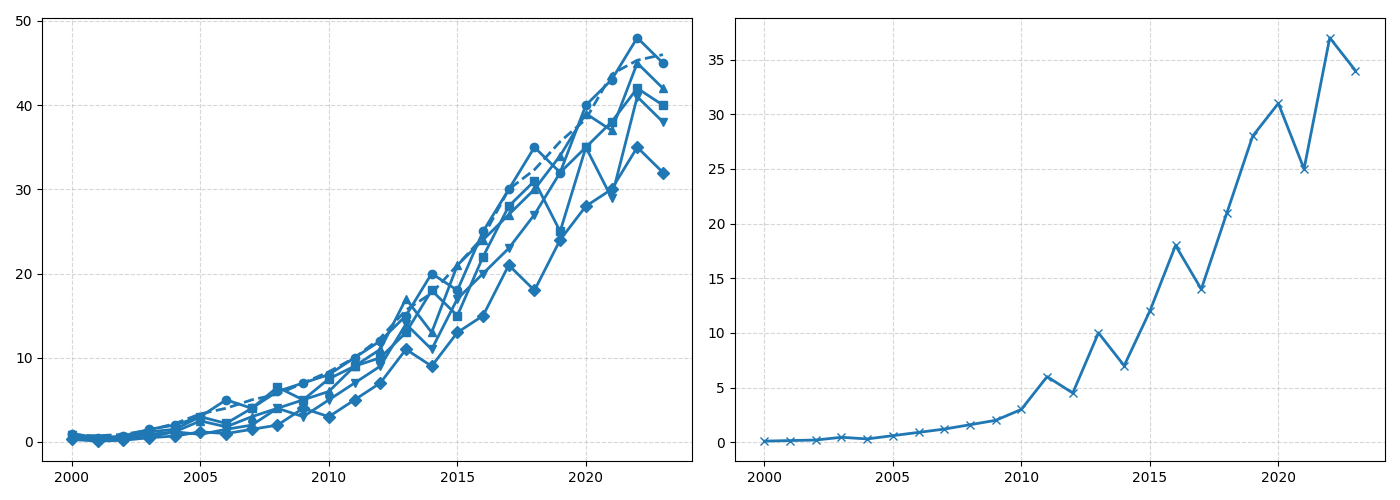

Write the Python code that produced this figure.
import matplotlib.pyplot as plt
import numpy as np
from scipy.ndimage import uniform_filter1d

years = np.arange(2000, 2024)
north_america_speeds = [1, 0.5, 0.7, 1.5, 2, 3, 5, 4, 6, 7, 8, 10, 12, 15, 20, 18, 25, 30, 35, 32, 40, 43, 48, 45]
europe_speeds = [0.8, 0.4, 0.6, 1.2, 1.5, 3, 2.2, 4, 6.5, 5, 7.5, 9, 10, 13, 18, 15, 22, 28, 31, 25, 35, 38, 42, 40]
asia_speeds = [0.6, 0.3, 0.5, 0.9, 1.2, 2.5, 1.8, 3, 4, 5, 6, 9, 11, 17, 13, 21, 24, 27, 30, 34, 39, 37, 45, 42]
africa_speeds = [0.3, 0.1, 0.2, 0.5, 0.7, 1.2, 1, 1.5, 2, 4, 3, 5, 7, 11, 9, 13, 15, 21, 18, 24, 28, 30, 35, 32]
south_america_speeds = [0.4, 0.2, 0.3, 0.6, 1.2, 0.9, 1.5, 2, 4, 3, 5, 7, 9, 14, 11, 17, 20, 23, 27, 32, 35, 29, 41, 38]
mobile_speeds = [0.1, 0.15, 0.2, 0.45, 0.3, 0.6, 0.9, 1.2, 1.6, 2, 3, 6, 4.5, 10, 7, 12, 18, 14, 21, 28, 31, 25, 37, 34]

fig, axs = plt.subplots(nrows=1, ncols=2, figsize=(14, 5))

single_color = '#1f77b4'

axs[0].plot(years, north_america_speeds, marker='o', color=single_color, linewidth=2)
axs[0].plot(years, europe_speeds, marker='s', color=single_color, linewidth=2)
axs[0].plot(years, asia_speeds, marker='^', color=single_color, linewidth=2)
axs[0].plot(years, africa_speeds, marker='D', color=single_color, linewidth=2)
axs[0].plot(years, south_america_speeds, marker='v', color=single_color, linewidth=2)

na_moving_avg = uniform_filter1d(north_america_speeds, size=3)
axs[0].plot(years, na_moving_avg, linestyle='--', color=single_color, linewidth=2)

axs[0].grid(visible=True, linestyle='--', alpha=0.5)

axs[1].plot(years, mobile_speeds, marker='x', color=single_color, linewidth=2)
axs[1].grid(visible=True, linestyle='--', alpha=0.5)

plt.tight_layout()
plt.show()
